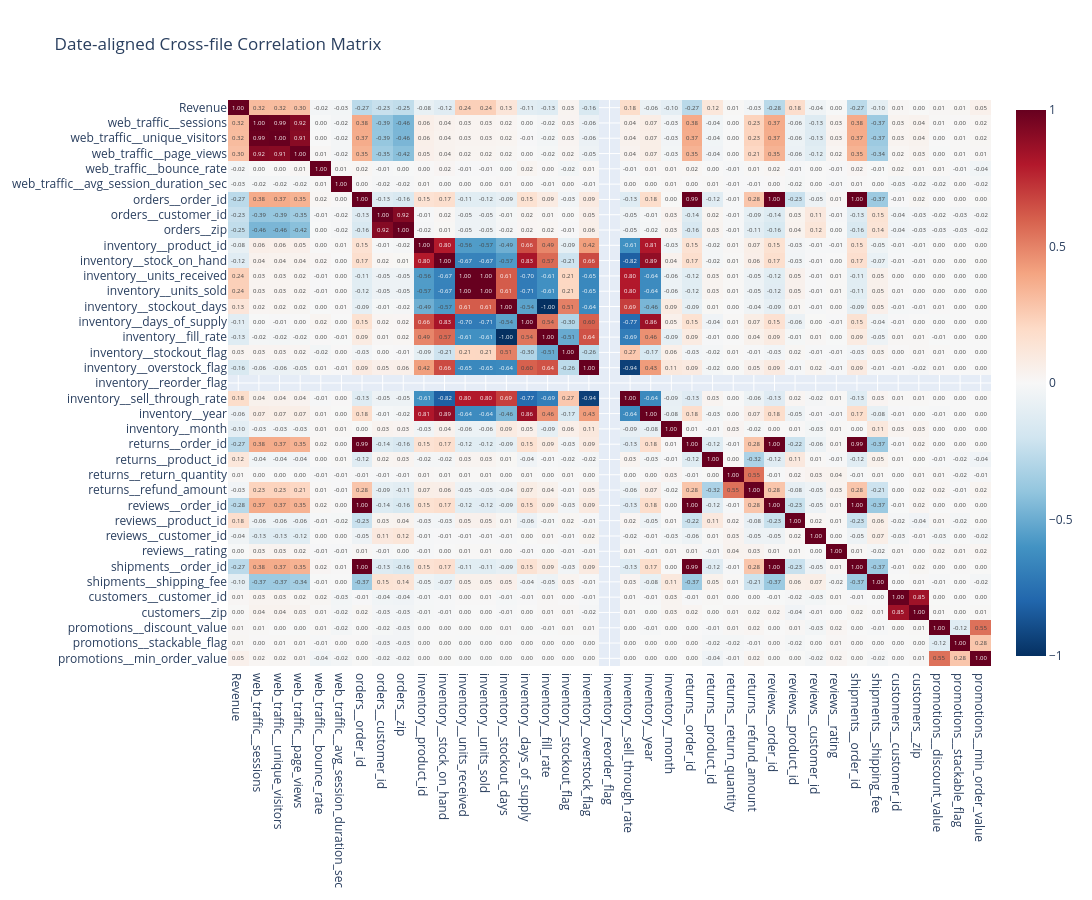

Source (notebook cell):
### Code cell
date_map = {
    'sales': 'Date',
    'web_traffic': 'date',
    'orders': 'order_date',
    'inventory': 'snapshot_date',
    'returns': 'return_date',
    'reviews': 'review_date',
    'shipments': 'ship_date',
    'customers': 'signup_date',
    'promotions': 'start_date'
}

daily = files['sales'].copy()
daily = daily[['Date', 'Revenue']]
daily['Date'] = pd.to_datetime(daily['Date'])

for name, date_col in date_map.items():
    if name == 'sales' or name not in files:
        continue

    df = files[name].copy()
    if date_col not in df.columns:
        continue

    df[date_col] = pd.to_datetime(df[date_col], errors='coerce')
    df = df.dropna(subset=[date_col])

    # Keep numeric columns only, then aggregate by day
    num_cols = df.select_dtypes(include='number').columns.tolist()
    if not num_cols:
        continue

    agg = df.groupby(date_col)[num_cols].mean().reset_index()
    agg = agg.rename(columns={date_col: 'Date'})
    agg = agg.rename(columns={c: f"{name}__{c}" for c in num_cols})

    daily = daily.merge(agg, on='Date', how='left')

feature_cols = [c for c in daily.columns if c != 'Date']
daily[feature_cols] = daily[feature_cols].fillna(daily[feature_cols].median(numeric_only=True))
corr = daily.drop(columns=['Date']).corr(numeric_only=True)

rev_corr = corr['Revenue'].drop('Revenue').sort_values(key=lambda s: s.abs(), ascending=False)
print(rev_corr.head(15))

fig = px.imshow(
    corr,
    text_auto='.2f',
    aspect='auto',
    color_continuous_scale='RdBu_r',
    zmin=-1, zmax=1,
    title='Date-aligned Cross-file Correlation Matrix'
)
fig.update_layout(width=1100, height=900)
fig.show()

### Figure 1 — Plotly figure (JSON) as saved in the notebook; plotly's stock layout.template omitted (floating-point values rounded to 4 significant figures; data arrays with more than 128 entries replaced by an {"elided": "..."} marker saying what was removed)
{"data": [{"coloraxis": "coloraxis", "hovertemplate": "x: %{x}<br>y: %{y}<br>color: %{z}<extra></extra>", "name": "0", "texttemplate": "%{z:.2f}", "type": "heatmap", "x": ["Revenue", "web_traffic__sessions", "web_traffic__unique_visitors", "web_traffic__page_views", "web_traffic__bounce_rate", "web_traffic__avg_session_duration_sec", "orders__order_id", "orders__customer_id", "orders__zip", "inventory__product_id", "inventory__stock_on_hand", "inventory__units_received", "inventory__units_sold", "inventory__stockout_days", "inventory__days_of_supply", "inventory__fill_rate", "inventory__stockout_flag", "inventory__overstock_flag", "inventory__reorder_flag", "inventory__sell_through_rate", "inventory__year", "inventory__month", "returns__order_id", "returns__product_id", "returns__return_quantity", "returns__refund_amount", "reviews__order_id", "reviews__product_id", "reviews__customer_id", "reviews__rating", "shipments__order_id", "shipments__shipping_fee", "customers__customer_id", "customers__zip", "promotions__discount_value", "promotions__stackable_flag", "promotions__min_order_value"], "xaxis": "x", "y": ["Revenue", "web_traffic__sessions", "web_traffic__unique_visitors", "web_traffic__page_views", "web_traffic__bounce_rate", "web_traffic__avg_session_duration_sec", "orders__order_id", "orders__customer_id", "orders__zip", "inventory__product_id", "inventory__stock_on_hand", "inventory__units_received", "inventory__units_sold", "inventory__stockout_days", "inventory__days_of_supply", "inventory__fill_rate", "inventory__stockout_flag", "inventory__overstock_flag", "inventory__reorder_flag", "inventory__sell_through_rate", "inventory__year", "inventory__month", "returns__order_id", "returns__product_id", "returns__return_quantity", "returns__refund_amount", "reviews__order_id", "reviews__product_id", "reviews__customer_id", "reviews__rating", "shipments__order_id", "shipments__shipping_fee", "customers__customer_id", "customers__zip", "promotions__discount_value", "promotions__stackable_flag", "promotions__min_order_value"], "yaxis": "y", "z": {"elided": "37x37 float values"}}], "layout": {"coloraxis": {"cmax": 1, "cmin": -1, "colorscale": [[0, "rgb(5,48,97)"], [0.1, "rgb(33,102,172)"], [0.2, "rgb(67,147,195)"], [0.3, "rgb(146,197,222)"], [0.4, "rgb(209,229,240)"], [0.5, "rgb(247,247,247)"], [0.6, "rgb(253,219,199)"], [0.7, "rgb(244,165,130)"], [0.8, "rgb(214,96,77)"], [0.9, "rgb(178,24,43)"], [1, "rgb(103,0,31)"]]}, "height": 900, "title": {"text": "Date-aligned Cross-file Correlation Matrix"}, "width": 1100, "xaxis": {"anchor": "y", "domain": [0, 1]}, "yaxis": {"anchor": "x", "autorange": "reversed", "domain": [0, 1]}}}
